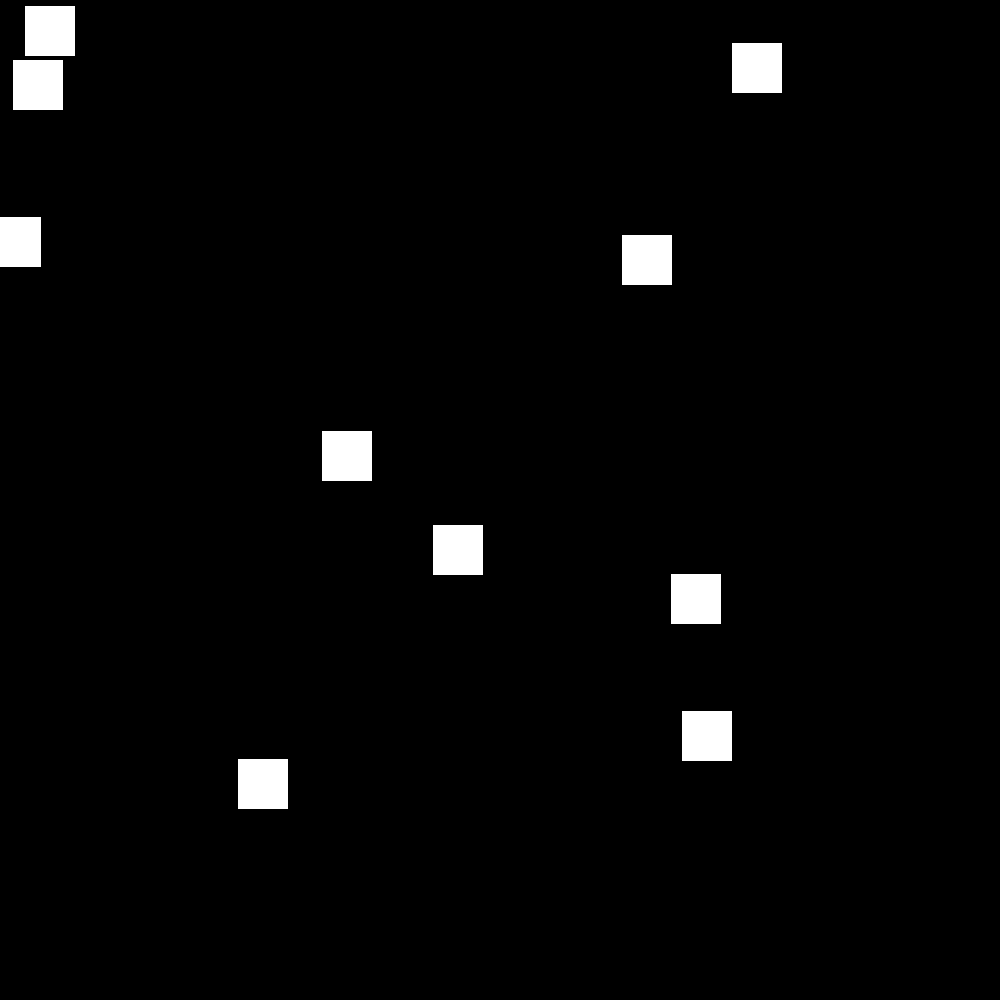
Frame 1 (no input)
Frame 60 (the mouse pressed at the canvas centre just before this capture): identical to frame 1, image omitted
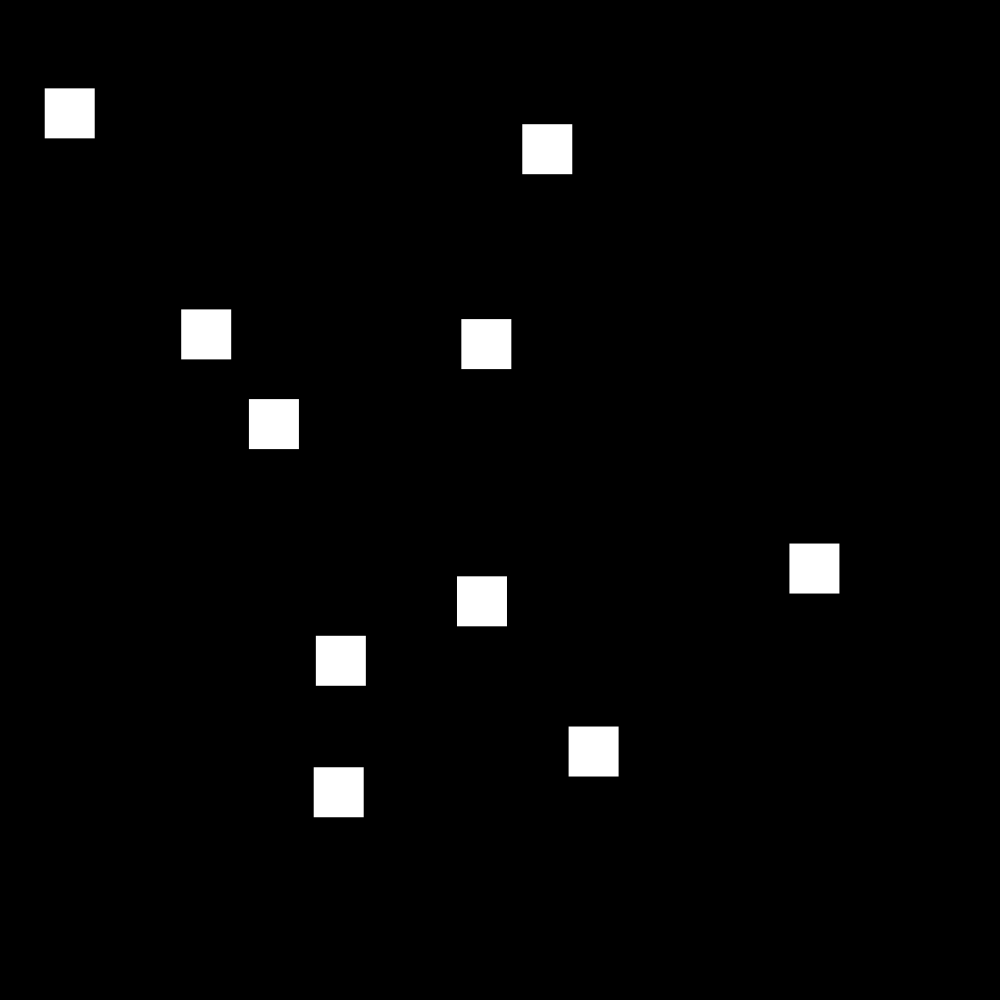
Frame 120 (the mouse held since frame 60 and released just before this capture)

The Processing sketch that drew these frames (run headless with seeded random() and noise(); from frame 60 on, the mouse is pressed at the canvas centre):

// Processing sketch: processing_142994
// ── processing_142994.pde

int numagents = 10;
float progress = 0;
int mysize = 50;
int ismoving = 0;
Agent[] agents;

void setup(){
  size(1000,1000);
  noStroke();
  agents = new Agent[numagents];
  int index = 0 ;
  
  for(int i = 0; i < numagents; i++){
   agents[index++] = new Agent(); 
  }
  
}

void draw(){
  background(0);
  for (int i = 0; i < numagents; i++) {
    //agents[i].update();
    agents[i].display();
  }
    
  if(ismoving == 1){
    for (int i = 0; i < numagents; i++) {
    agents[i].theposx = lerp(agents[i].lastposx, agents[i].nextposx, progress);
    agents[i].theposy = lerp(agents[i].lastposy, agents[i].nextposy, progress);
    }
    progress += 0.01; 
  }
  
  if(progress > 1){
   progress = 0; 
   ismoving = 0;
   
   for (int i = 0; i < numagents; i++) {
    agents[i].lastposx =  agents[i].theposx;
    agents[i].lastposy =  agents[i].theposy;
   }
   
  }
   
}

class Agent {
  float theposx;
  float theposy;
  float lastposx;
  float lastposy;
  float nextposx;
  float nextposy;
  
  Agent(){     
  theposx = round(random(width));   
  theposy = round(random(height));   
  lastposx = round(random(width));   
  lastposy = round(random(height));  
  nextposx = round(random(width));   
  nextposy = round(random(height));    
  }
  
  void display(){
    rectMode(CENTER);
    fill(255);
    rect(theposx, theposy, mysize, mysize); 
  }
  
  void findnextpos(){
    nextposx = round(random(width));   
    nextposy = round(random(height));    
  }
  
}

void mousePressed(){
 
  progress = 0;
  
  for (int i = 0; i < numagents; i++) {
    agents[i].lastposx =  agents[i].theposx;
    agents[i].lastposy =  agents[i].theposy;
   }
  
  for (int i = 0; i < numagents; i++) {
    agents[i].findnextpos();  
  }
  
  if(ismoving == 0){
   ismoving = 1; 
 }
}
